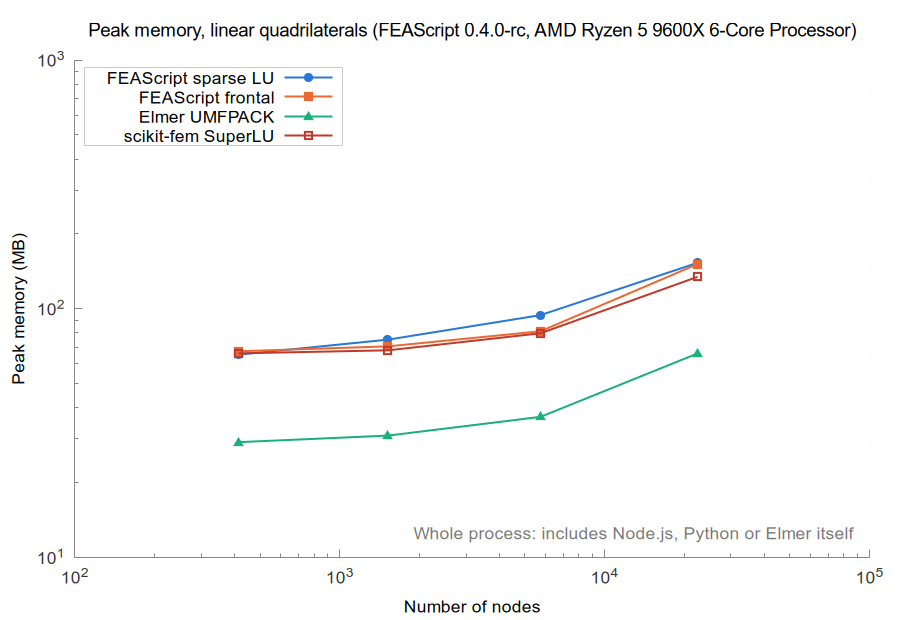

This chart was generated by the following gnuplot code:
set terminal pngcairo size 900,620 font 'Arial,13'
set border 3 lc rgb '#888888'; set tics nomirror tc rgb '#333333'
set grid lc rgb '#e6e6e6' lw 1; set key top left box lc rgb '#cccccc' opaque
set logscale xy; set format y '10^{%L}'; set format x '10^{%L}'
set output 'memory_quad_linear.png'
set title 'Peak memory, linear quadrilaterals (FEAScript 0.4.0-rc, AMD Ryzen 5 9600X 6-Core Processor)' font 'Arial,14'
set xlabel 'Number of nodes'
set ylabel 'Peak memory (MB)'
set label 'Whole process: includes Node.js, Python or Elmer itself' at graph 0.98,0.05 right tc rgb '#777777'
plot 'memory_quad_linear_FEAScript_sparse_LU.dat' u 1:2 w lp lw 2 pt 7 ps 1.2 lc rgb '#2a78d6' t 'FEAScript sparse LU', \
     'memory_quad_linear_FEAScript_frontal.dat' u 1:2 w lp lw 2 pt 5 ps 1.2 lc rgb '#eb6834' t 'FEAScript frontal', \
     'memory_quad_linear_Elmer_UMFPACK.dat' u 1:2 w lp lw 2 pt 9 ps 1.2 lc rgb '#1baf7a' t 'Elmer UMFPACK', \
     'memory_quad_linear_scikit_fem_SuperLU.dat' u 1:2 w lp lw 2 pt 4 ps 1.2 lc rgb '#c0392b' t 'scikit-fem SuperLU'
